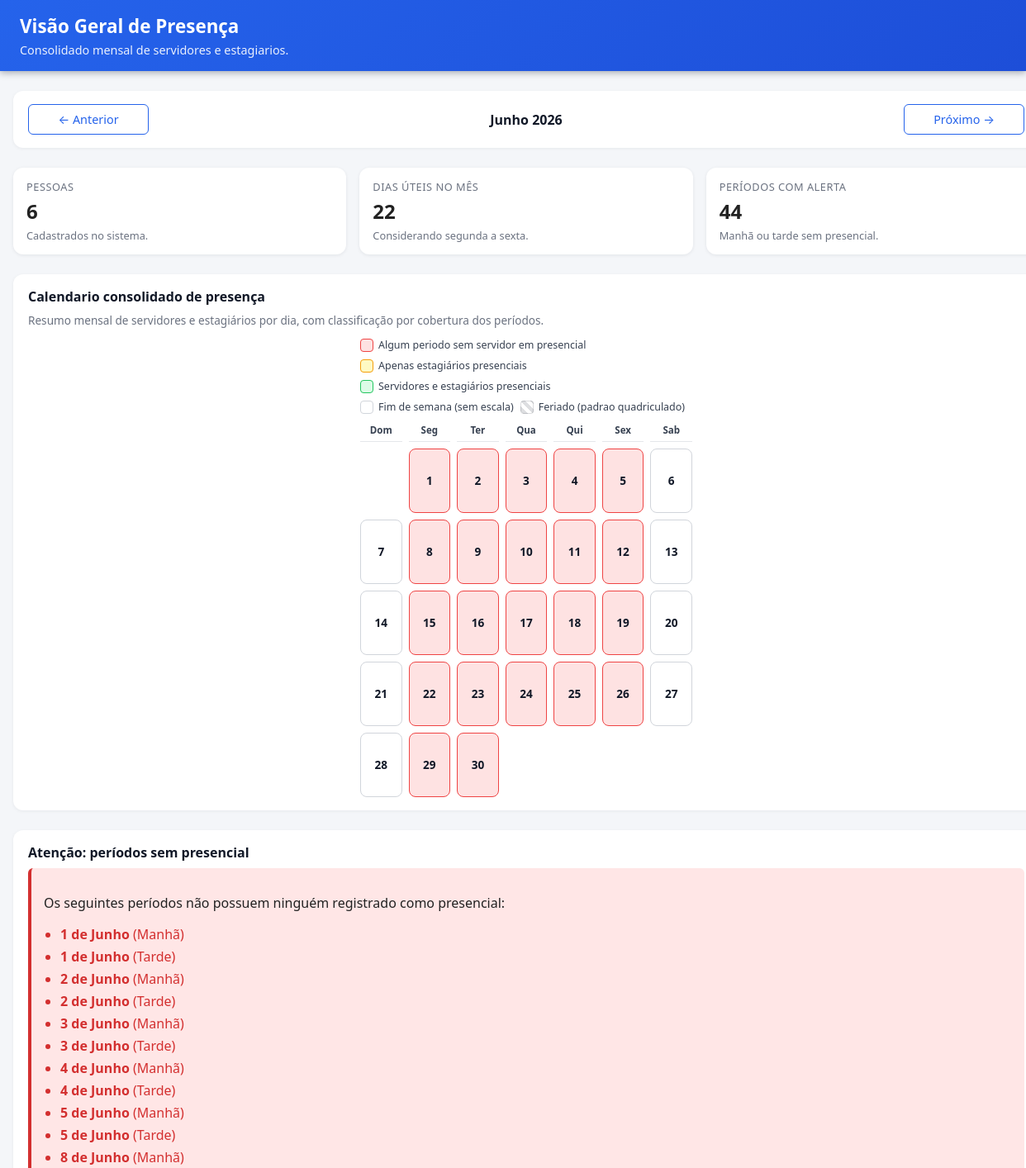
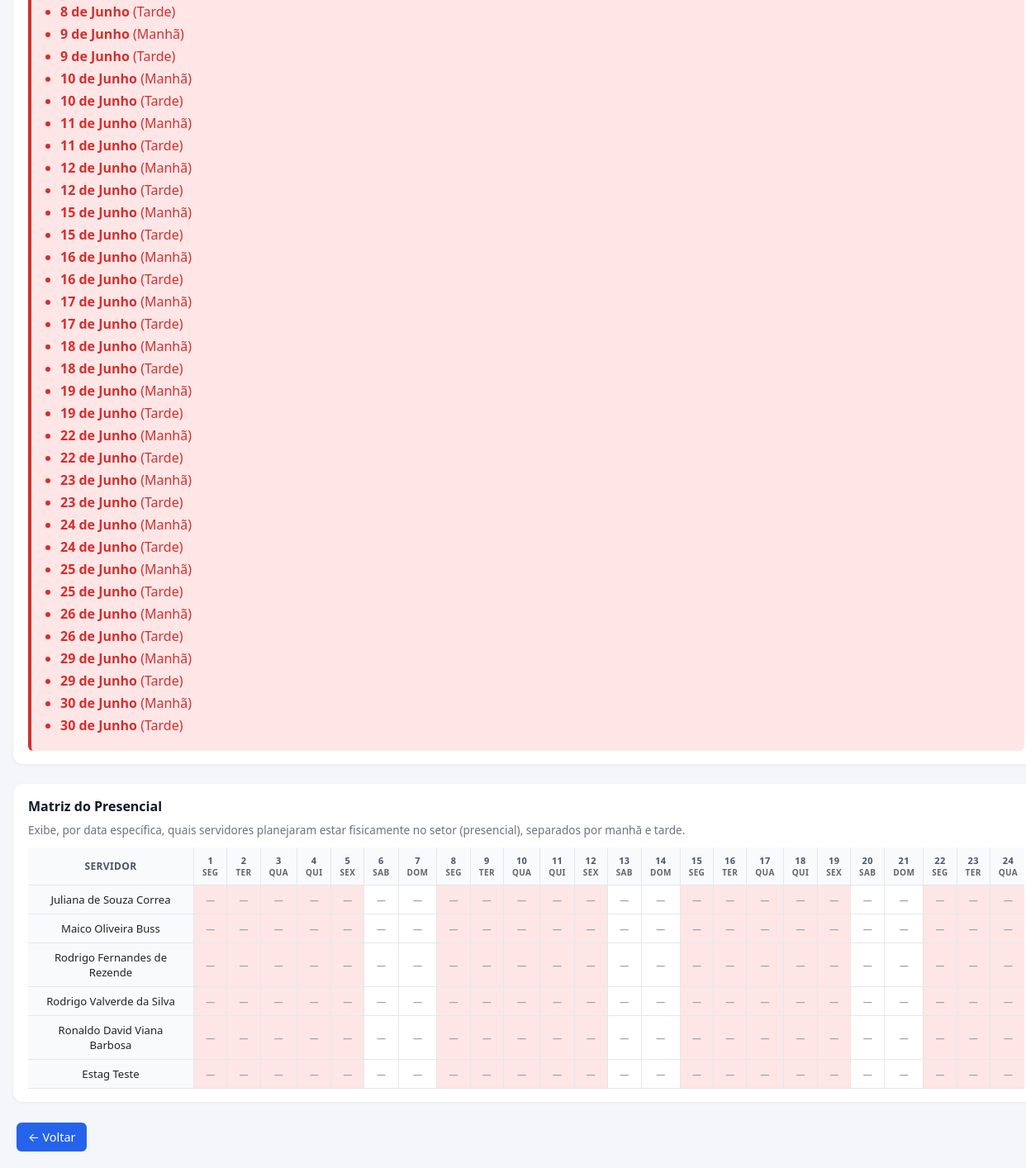
The page /visao-geral.php?ano=2026&mes=6 on the database its author committed (2 pictures, top to bottom).
### tables this page shows
CREATE TABLE funcionarios (
    id INTEGER PRIMARY KEY AUTOINCREMENT,
    nome TEXT NOT NULL UNIQUE,
    data_criacao TEXT NOT NULL DEFAULT CURRENT_TIMESTAMP
, cpf TEXT, email TEXT, supervisor TEXT, categoria TEXT NOT NULL DEFAULT 'servidor');

### visao-geral.php (the view, shortened to what the rows shown need)
<?php
require_once 'functions.php';
$ano = isset($_GET['ano']) ? (int)$_GET['ano'] : date('Y');
$mes = isset($_GET['mes']) ? (int)$_GET['mes'] : date('m');
$funcionarios = obterFuncionarios();
$mapa_dias_nao_trabalhados = obterMapaDiasNaoTrabalhados($ano, $mes);
$mapa_feriados = [];
$matriz = [];
foreach ($funcionarios as $func) {
    $matriz[$func['id']] = [
        'nome' => $func['nome'],
        'dados' => []
    ];
}
$data_inicio = "$ano-" . str_pad($mes, 2, '0', STR_PAD_LEFT) . "-01";
$data_fim = date('Y-m-t', strtotime($data_inicio));
$dias_mes = [];
$data = new DateTime($data_inicio);
$fim = new DateTime($data_fim);
while ($data <= $fim) {
    $dataIso = $data->format('Y-m-d');
    $diaSemana = (int)$data->format('w');
    $ehFeriado = isset($mapa_feriados[$dataIso]);
    $dias_mes[] = [
        'dia' => (int)$data->format('d'),
        'data' => $dataIso,
        'dia_semana' => $diaSemana,
        'eh_util' => $diaSemana >= 1
            && $diaSemana <= 5
            && !isset($mapa_dias_nao_trabalhados[$dataIso]),
        'eh_feriado' => $ehFeriado,
        'descricao_feriado' => $ehFeriado ? (string)$mapa_feriados[$dataIso]['descricao'] : ''
    ];
    $data->modify('+1 day');
}
?>
<!DOCTYPE html>
<html lang="pt-BR">
<head>
</head>
<body>
    <div class="pg-wrapper">
        <header class="pg-header">
            <h1 class="pg-header-title">Visão Geral de Presença</h1>
        </header>
        <main class="pg-container">
                        <?php
                        $dias_alerta = [];
                        foreach ($dias_mes as $dia_info) {
                            if ($dia_info['eh_util']) {
                                if (!temPresencialNoTurno($ano, $mes, $dia_info['dia'], 'manhã')) {
                                    $dias_alerta[] = [
                                        'dia' => $dia_info['dia'],
                                        'turno' => 'Manhã',
                                        'data' => $dia_info['data']
                                    ];
                                }
                                if (!temPresencialNoTurno($ano, $mes, $dia_info['dia'], 'tarde')) {
                                    $dias_alerta[] = [
                                        'dia' => $dia_info['dia'],
                                        'turno' => 'Tarde',
                                        'data' => $dia_info['data']
                                    ];
                                }
                            }
                        }
                        ?>
            <section class="secao">
                <h2 class="secao-titulo">Calendario consolidado de presença</h2>
            </section>
            <?php if (!empty($dias_alerta)): ?>
                <section class="secao">
                    <h2 class="secao-titulo">Atenção: períodos sem presencial</h2>
                </section>
            <?php endif; ?>
            <section class="secao">
                <h2 class="secao-titulo">Matriz do Presencial</h2>
                <div class="tabela-scroll">
                    <table class="tabela-limpa">
                <thead>
                    <tr>
                        <th style="width: 180px;">Servidor</th>
                        <?php foreach ($dias_mes as $dia_info): ?>
                            <th style="width: 60px;">
                                <div class="dia-header">
                                    <div class="dia-numero"><?php echo $dia_info['dia']; ?></div>
                                    <div class="dia-semana">
                                        <?php
                                        $dias_semana = ['Dom', 'Seg', 'Ter', 'Qua', 'Qui', 'Sex', 'Sab'];
                                        echo $dias_semana[$dia_info['dia_semana']];
                                        ?>
                                    </div>
                                </div>
                            </th>
                        <?php endforeach; ?>
                    </tr>
                </thead>
                <tbody>
                    <?php foreach ($funcionarios as $func): ?>
                        <tr>
                            <td class="col-funcionario">
                                <?php echo htmlspecialchars($func['nome']); ?>
                            </td>
                            <?php foreach ($dias_mes as $dia_info): ?>
                                <?php
                                $data = $dia_info['data'];
                                $status_manha = $matriz[$func['id']]['dados'][$data . '_manhã'] ?? null;
                                $status_tarde = $matriz[$func['id']]['dados'][$data . '_tarde'] ?? null;
                                $presencial_manha = $status_manha === 'presencial';
                                $presencial_tarde = $status_tarde === 'presencial';
                                $tem_presencial = $presencial_manha || $presencial_tarde;
                                $eh_dia_sem_presencial = $dia_info['eh_util'] &&
                                    !temPresencialNoTurno($ano, $mes, $dia_info['dia'], 'manhã') &&
                                    !temPresencialNoTurno($ano, $mes, $dia_info['dia'], 'tarde');
                                $classe_alerta = $eh_dia_sem_presencial ? 'dia-sem-presencial' : '';
                                ?>
                                <td class="status-cell <?php echo $classe_alerta; ?>">
                                    <?php if ($tem_presencial): ?>
                                        <div>
                                            <?php if ($presencial_manha): ?>
                                                <span class="presencial-chip">M</span>
                                            <?php endif; ?>
                                            <?php if ($presencial_tarde): ?>
                                                <span class="presencial-chip">T</span>
                                            <?php endif; ?>
                                        </div>
                                    <?php else: ?>
                                        <span class="sem-presencial">—</span>
                                    <?php endif; ?>
                                </td>
                            <?php endforeach; ?>
                        </tr>
                    <?php endforeach; ?>
                </tbody>
                </div>
                </div>
</body>
</html>

### rows shown on the page
funcionarios: nome "Juliana de Souza Correa"
funcionarios: nome "Maico Oliveira Buss"
funcionarios: nome "Rodrigo Fernandes de Rezende"
funcionarios: nome "Rodrigo Valverde da Silva"
funcionarios: nome "Ronaldo David Viana Barbosa"
funcionarios: nome "Estag Teste"

### other values the page prints
obterNomeMes((int)$mes) "Junho"
$ano "2026"
count($funcionarios) "6"
count($dias_uteis) "22"
count($dias_alerta) "44"
$dia_info['dia'] "1"
$dia_info['dia'] "2"
$dia_info['dia'] "3"
$dia_info['dia'] "4"
$dia_info['dia'] "5"
$dia_info['dia'] "6"
$dia_info['dia'] "7"
$dia_info['dia'] "8"
$dia_info['dia'] "9"
$dia_info['dia'] "10"
